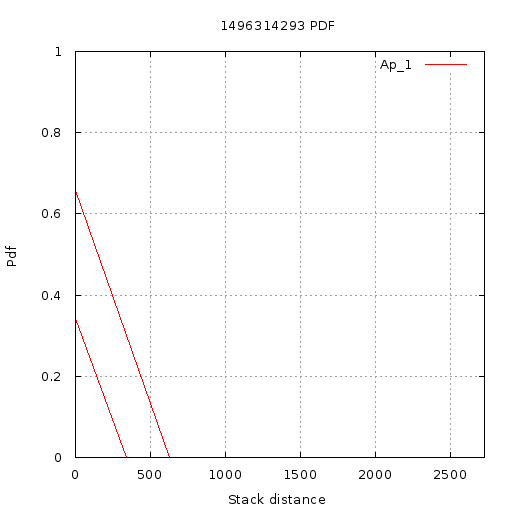

gnuplot code for this plot:
set terminal  png size 512,512 font 'Verdana, 10'
set title "1496314293 PDF"
set output '//home//cat//Documents//CACHE//Results//PlotData//Shared//1496314293//PDF//5//pdf.png'
set ylabel "Pdf"
set yrange [0:1]
set xlabel "Stack distance"
set xrange [1.000000:2725.000000]
set grid xtics ytics
plot '//home//cat//Documents//CACHE//Results//PlotData//Shared//1496314293//PDF//5//App_1.txt' using 1:2 with lines title 'Ap_1'
set terminal  png size 512,512 font 'Verdana, 10'
set title "1496314293 PDF"
set output '//home//cat//Documents//CACHE//Results//PlotData//Shared//1496314293//PDF//5//pdf.png'
set ylabel "Pdf"
set yrange [0:1]
set xlabel "Stack distance"
set xrange [1.000000:2725.000000]
set grid xtics ytics
plot '//home//cat//Documents//CACHE//Results//PlotData//Shared//1496314293//PDF//5//App_1.txt' using 1:2 with lines title 'Ap_1'
set terminal  png size 512,512 font 'Verdana, 10'
set title "1496314293 PDF"
set output '//home//cat//Documents//CACHE//Results//PlotData//Shared//1496314293//PDF//5//pdf.png'
set ylabel "Pdf"
set yrange [0:1]
set xlabel "Stack distance"
set xrange [1.000000:2725.000000]
set grid xtics ytics
plot '//home//cat//Documents//CACHE//Results//PlotData//Shared//1496314293//PDF//5//App_1.txt' using 1:2 with lines title 'Ap_1'
set terminal  png size 512,512 font 'Verdana, 10'
set title "1496314293 PDF"
set output '//home//cat//Documents//CACHE//Results//PlotData//Shared//1496314293//PDF//5//pdf.png'
set ylabel "Pdf"
set yrange [0:1]
set xlabel "Stack distance"
set xrange [1.000000:2725.000000]
set grid xtics ytics
plot '//home//cat//Documents//CACHE//Results//PlotData//Shared//1496314293//PDF//5//App_1.txt' using 1:2 with lines title 'Ap_1'
